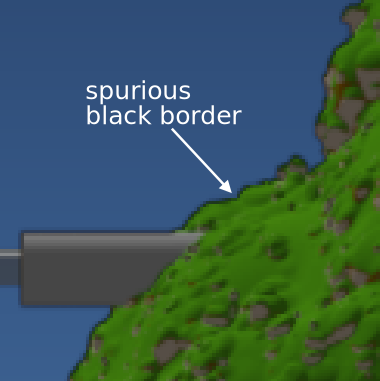

Python code for this plot:
#!PYRTIST:VERSION:0:0:1
from pyrtist.lib2d import Point, Tri
#!PYRTIST:REFPOINTS:BEGIN
bbox1 = Point(-7.711908911905066, 7.580698993004244)
bbox2 = Point(7.523436704513685, -7.670398112973594)
p1 = Point(-0.8224402371949857, 2.4302209232852476)
p2 = Point(1.5828343872972148, -0.15060695223687137)
#!PYRTIST:REFPOINTS:END
'''
# This example shows how to draw a house in a cartoon-ish way.
# I had in mind the typical house here in England...

from pyrtist.lib2d import *

# We definitely need a brick pattern to draw the walls
# Try to change to gui(bricks) to see how this is done.

# Just one brick.
brick = Window()
brick << Args(
  Poly(Color(1.000, 0.496, 0.000), 0.5,
       p1, p2, p3, p4, p5, p6, p7, p8, p9, p10),
  Hot("center", p11)
)

# A brick pattern, which we save as a cairo surface.
bricks = Window()
bricks << Args(Put(brick),
               Put(brick, "t", Near("center", p12)),
               BBox(bbox1, bbox2))
surface = bricks.draw(mode="rgb24", resolution=50/25.4)

# We make a proper pattern using the cairo surface.
pat = Image(surface, Scale(3.5), Extend.reflect, Filter.best)

house = Window()
house << BBox(bbox3, bbox4)

# Colors used below.
panes_color = Color(0.85, 0.95, 1)
window_color = Grey(1)
door_color = Color(0.545, 0.272, 0.078)
border = Border(Color.black, 0.5, Join.round, Cap.round)

roof_color_bright = Color(0.9, 0.35, 0.3)
roof_color = Color(0.647, 0.165, 0.165)

# Roof.
house << Args(
  Poly(r1, r2, r3, r4, r5, r6, Style(roof_color, border)),
  Line(r7, r8, r9, roof_color_bright, Border(1, Cap.round)),
  Poly(r10, r11, r12, r13, roof_color.darken(0.3)),
  Poly(r14, r15, r16, r17, roof_color.darken(0.3)),
)

# Just to make the floor more regular...
q4.y = q5.y = q8.y = q1.y

# Now draw the door.
house << Args(
  Poly(q8, q7, q6, q5, q5, Style(border, door_color)),
  Poly(q10, q11, q12, q13, Style(border, door_color.darken(0.6))),
  Poly(q14, q15, q16, q17, Style(border, door_color.darken(0.6))),
  Poly(q1, q2, q9, q3, q4, q5, q6, q7, q8, Style(pat, border)),
  # And the door handle.
  Circle(q18, 1),
  Circle(q19, 0.3, Grey(0.5))
)

# Create a window.
window = Window()
window_marks = Border(Color.black, 0.3, Cap.round)
window << Args(
  Poly(p14, p15, p16, p17, Style(border, window_color)),
  Poly(p14, p17, p18, p19, p20, p21,
       Style(border, window_color.darken(0.8))),
  Poly(p22, p23, p24, p25, Style(panes_color.darken(0.9), border)),
  Poly(0.4, w1, w2, w3, w4, panes_color.darken(0.95)),
  Poly(0.4, w5, w6, w7, w8, panes_color),
  Hot("center", w9)
)
window << Args(Line(window_marks, *ab)
               for ab in [(w10, w11), (w12, w13), (w14, w15), (w16, w17)])

# And draw it twice.
house << Args(
  Put(window),
  Put(window, "t", Near("center", p26))
)

#house.save('house.png')

gui([house, bricks][0])
'''

from pyrtist.lib2d import *

pat = Image("premul_black_borders-orig.png", Scale(16), Offset(0.5, 0.5), Extend.none, Filter.nearest)

w = Window()

w << Args(
  Rectangle(bbox1, bbox2, Style(pat)),
  Color.white,
  Text(p1, "spurious\nblack border", Offset(0.55, -0.1)),
  Line(0.1, p1, p2, arrows.triangle),
  BBox(bbox1, bbox2)
)

w.save('premul_black_borders.png', resolution=25)
gui(w)
